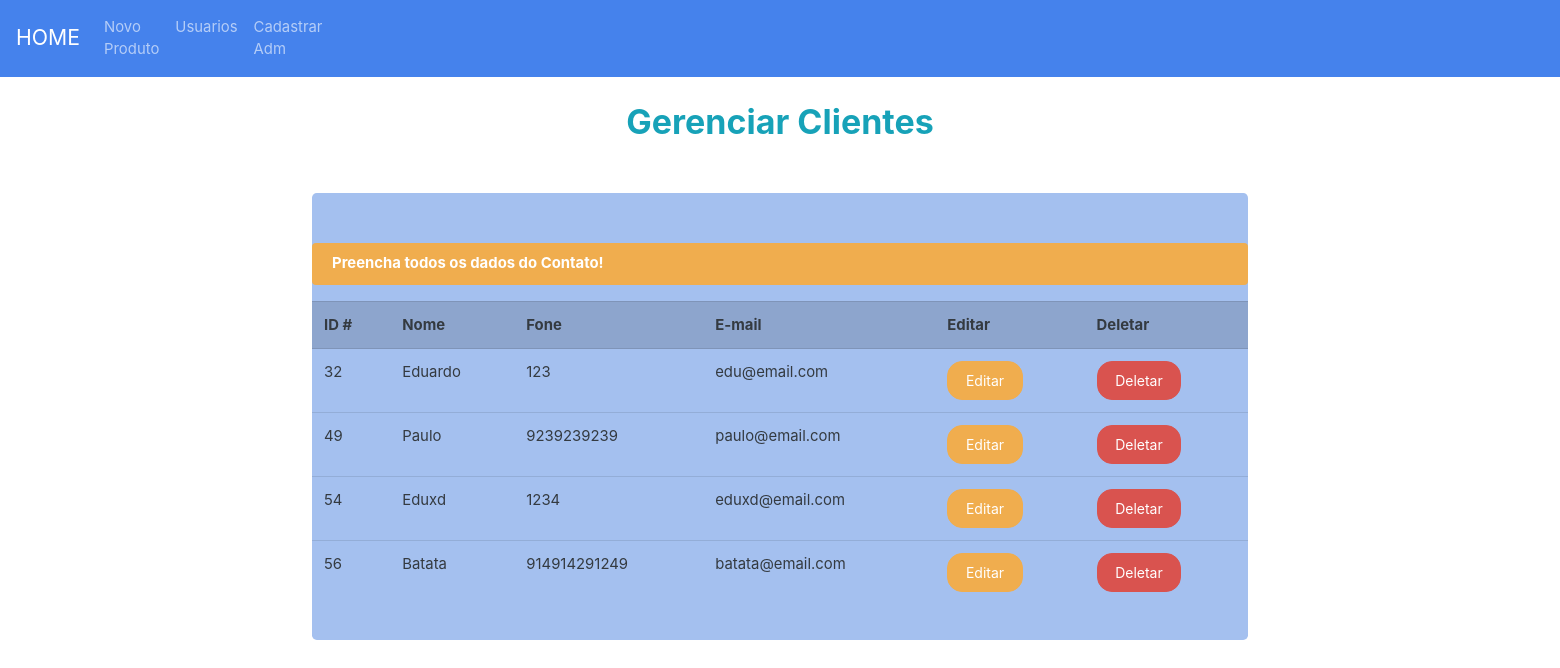
Screenshot of /WebContent/gerenciar.php?msg=empty (signed in) with the database file from the repository.
### tables this page shows
CREATE TABLE `tb_users` (
  `id_user` int(11) NOT NULL,
  `nome_user` varchar(60) NOT NULL,
  `fone_user` varchar(20) NOT NULL,
  `senha_user` varchar(12) NOT NULL,
  `email_user` varchar(60) NOT NULL,
  `perfil` varchar(14) NOT NULL
);

### WebContent/gerenciar.php (the view, shortened to what this page needs)
<!DOCTYPE html>
<html lang="pt-br">
<head>
	<link rel="stylesheet" type="text/css" href="css/bootstrap.min.css">
</head>
<body>
	<?php include 'menu.php'; ?>
	<h2 class="text text-info" style="text-align: center">Gerenciar Clientes</h2>
	<div class="jumbotron" style="margin: 50px 20% 0 20%; padding: 50px 0 20px 0; background-color: #a4c0ef">
	<?php
	include 'verificar_msg.php';
	include 'conn.php';
	$sql = "SELECT id_user, nome_user, fone_user, email_user
			FROM tb_users
			WHERE nome_user <> 'admin'";
	$result = mysqli_query($conn, $sql);
	if (mysqli_affected_rows($conn) > 0) {
		?>
		<table class="table table-hover">
			<tr class="table-active">
				<th scope="row">ID #</th>
				<th scope="row">Nome</th>
				<th scope="row">Fone</th>
				<th scope="row">E-mail</th>
				<th scope="row">Editar</th>
				<th scope="row">Deletar</th>
			</tr>
		<?php
		while ($contatos = mysqli_fetch_assoc($result)) {
			echo "<tr>";
			foreach ($contatos as $indice => $contato) {
				echo "<td>$contato</td>";
				if ($indice == 'id_user') {
					$id = $contato;
				}
			}
			echo '<td><a href="editar.php?id='.$id.'"class="btn btn-warning">Editar</a></td>';
			echo '<td><a href="deletar.php?id='.$id.'"class="btn btn-danger"
			onclick="return confirm(\'Deseja excluir este registro?\')">Deletar</a></td>';
			echo "</tr>";
		}
		echo "</table>";
	}else{
		echo "<h3>Não há contatos cadastrados</h3>";
	}
	?>
	</div>
</body>
</html>

### rows the page displays
tb_users: id_user "32", nome_user "Eduardo", fone_user "123", email_user "edu@email.com"
tb_users: id_user "49", nome_user "Paulo", fone_user "9239239239", email_user "paulo@email.com"
tb_users: id_user "54", nome_user "Eduxd", fone_user "1234", email_user "eduxd@email.com"
tb_users: id_user "56", nome_user "Batata", fone_user "914914291249", email_user "batata@email.com"
